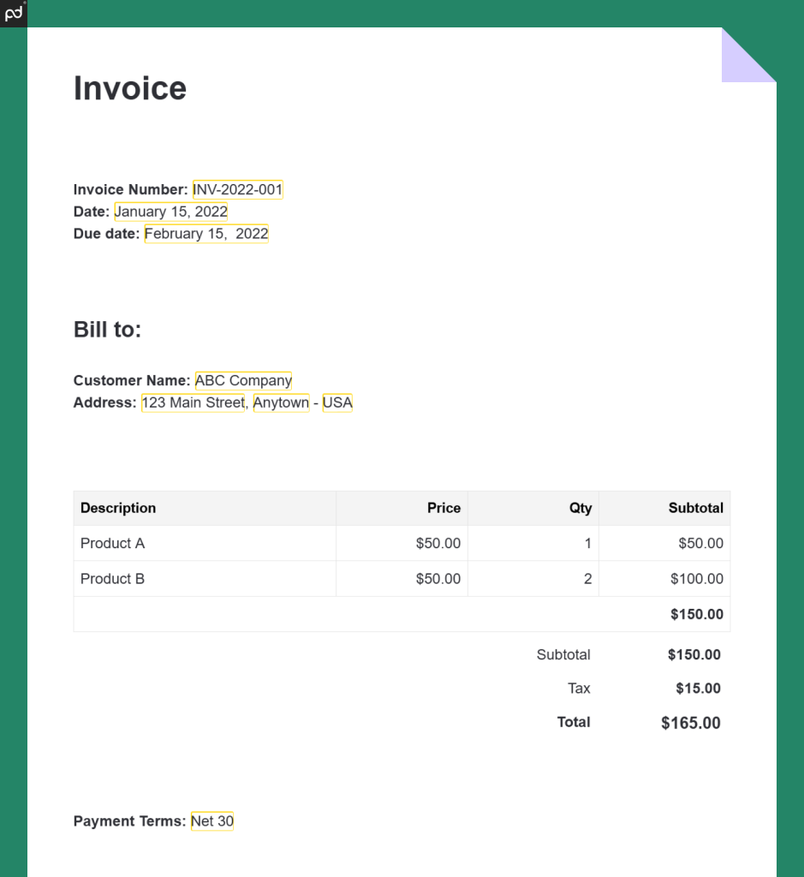
#> input picture images/raw/test1.png, 804 x 877 px, shrunk from 939 x 1024 before the run
$ python -i preprocess.py   (imports and definitions only)
#> lines starting #> are read from the running program, lines starting #| are printed output that depends on the picture; after the words box and inside, x2 and y2 are one past the last pixel; in counts of white or black regions, pixels touching at a corner belong together
import cv2
import os


def preprocess_image(image_path, save_dir="images/processed"):
    """
    Takes a raw image path, applies pre-processing steps,
    and returns a cleaned image ready for OCR.
    Also saves intermediate results for visual inspection.
    """
#> called with image_path = '../images/raw/test1.png', save_dir = 'images/processed'

    # Step 1: Load the raw image from disk
    img = cv2.imread(image_path)
#> img is the input picture: shape (877, 804, 3); mean B, G, R 236.2, 239.4, 229.9

    # Check if the image was actually loaded
    if img is None:
        raise FileNotFoundError(f"Could not load image: {image_path}")

    # Print the raw image shape so we can see what we're working with
    print(f"[INFO] Raw image loaded: {image_path}")
    print(f"[INFO] Shape: {img.shape}  (height, width, channels)")
#| [INFO] Shape: (877, 804, 3)  (height, width, channels)

    # Step 2: Convert to grayscale
    gray = cv2.cvtColor(img, cv2.COLOR_BGR2GRAY)
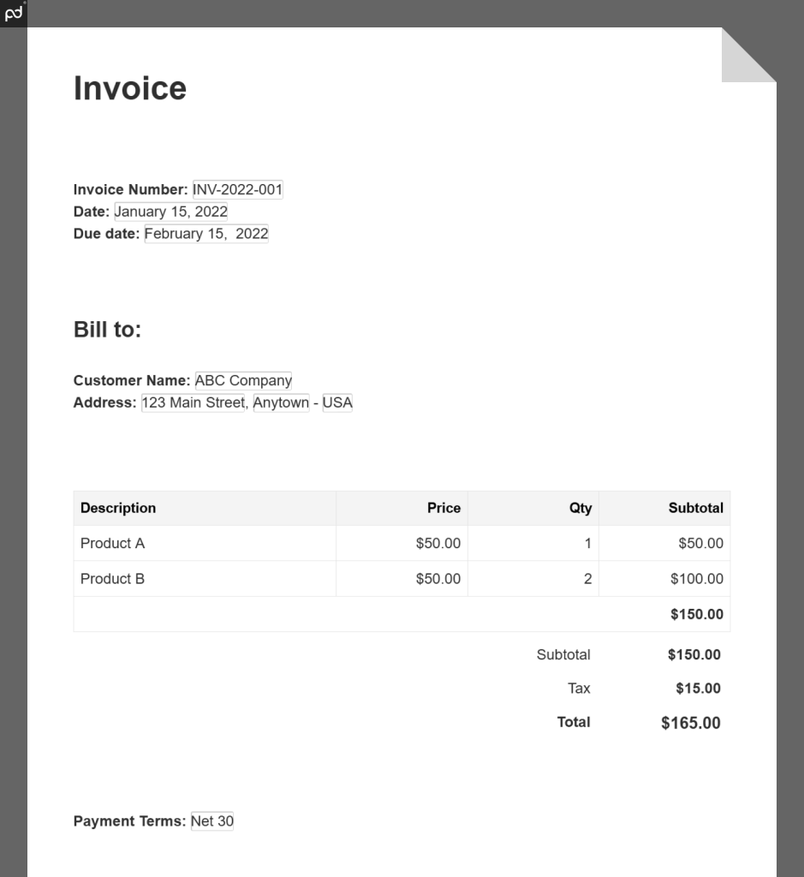
#> gray: shape (877, 804); min 0, max 255, mean 236.3
    print(f"[INFO] Grayscale shape: {gray.shape}  (height, width) -- no more color channels")
#| [INFO] Grayscale shape: (877, 804)  (height, width) -- no more color channels

    # Step 3: Apply Gaussian blur to reduce noise
    blurred = cv2.GaussianBlur(gray, (5, 5), 0)

    # Step 4: Apply adaptive thresholding to get crisp black-and-white
    thresh = cv2.adaptiveThreshold(
        blurred, 255,
        cv2.ADAPTIVE_THRESH_GAUSSIAN_C,
        cv2.THRESH_BINARY,
        11, 2
    )
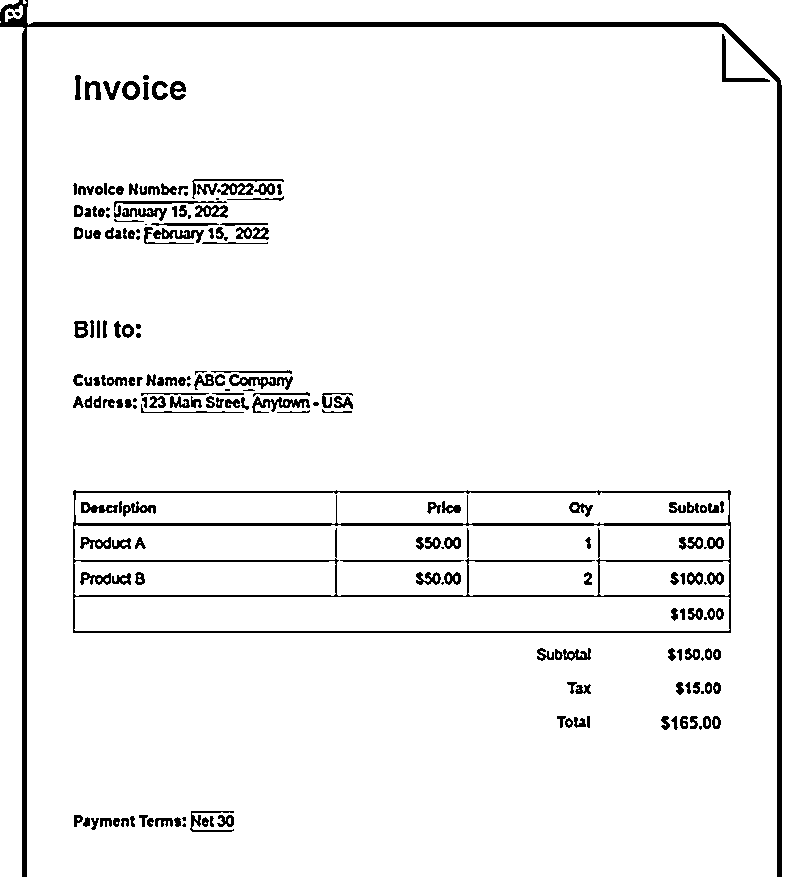
#> thresh: shape (877, 804); 94.7% white; 205 black regions (28 under 20 px), largest, box (x1, y1, x2, y2) and area: (0, 0, 782, 877) 12510, (73, 490, 731, 633) 7801, (229, 374, 293, 390) 402

    # Save intermediate images so we can visually inspect each step
    os.makedirs(save_dir, exist_ok=True)

    base_name = os.path.splitext(os.path.basename(image_path))[0]
    cv2.imwrite(os.path.join(save_dir, f"{base_name}_gray.png"), gray)
    cv2.imwrite(os.path.join(save_dir, f"{base_name}_thresh.png"), thresh)
    print(f"[INFO] Saved processed images to: {save_dir}/")

    return thresh

>>> result = preprocess_image('../images/raw/test1.png')
